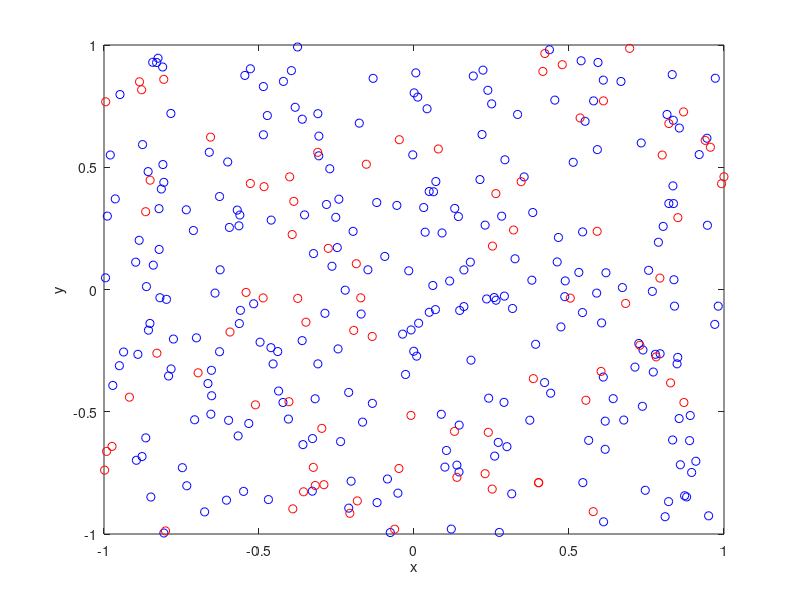

Write MATLAB code to recreate this figure.
%Simulate a Poisson point process on a rectangle.
%Then thin the Poisson point process according to a (spatially *independent*) 
%p-thinning.
%Author: H. Paul Keeler, 2019.

%Simulation window parameters
xMin=-1;xMax=1;
yMin=-1;yMax=1;
xDelta=xMax-xMin;yDelta=yMax-yMin; %rectangle dimensions
areaTotal=xDelta*yDelta; %area of rectangle
 
%Point process parameters
lambda=100; %intensity (ie mean density) of the Poisson process

%Thinning probability paramters
sigma=1;
p=0.25; %thinning probability

%Simulate Poisson point process
numbPoints=poissrnd(areaTotal*lambda);%Poisson number of points
xx=xDelta*(rand(numbPoints,1))+xMin;%x coordinates of Poisson points
yy=xDelta*(rand(numbPoints,1))+yMin;%y coordinates of Poisson points

%Generate Bernoulli variables (ie coin flips) for thinning
booleThinned=rand(numbPoints,1)<p; %points to be thinned
booleRetained=~booleThinned; %points to be retained

%x/y locations of thinned points
xxThinned=xx(booleThinned); yyThinned=yy(booleThinned);
%x/y locations of retained points
xxRetained=xx(booleRetained); yyRetained=yy(booleRetained);

%Plotting
plot(xxRetained,yyRetained,'bo'); %plot retained points
hold on; plot(xxThinned,yyThinned,'ro'); %plot thinned points
xlabel('x');ylabel('y');
